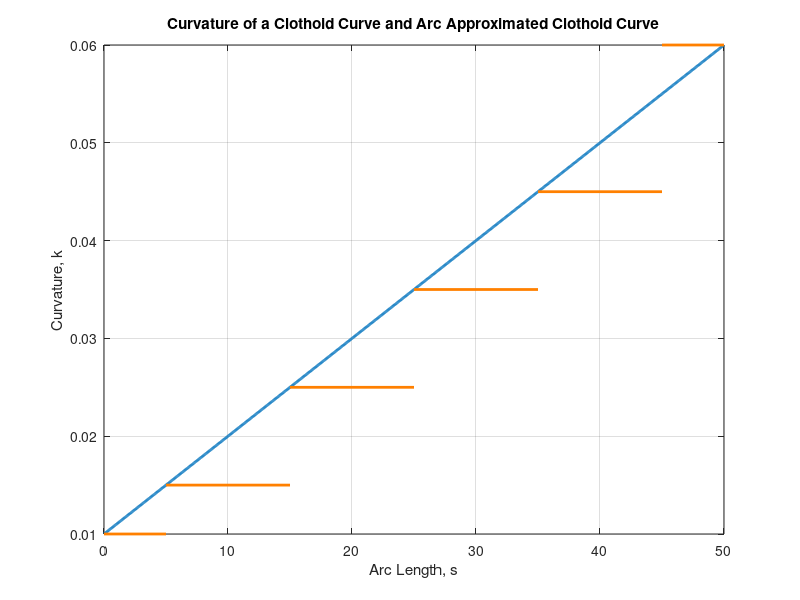

Reproduce this figure in MATLAB. (Note: this script raises an error after producing the figure.)
% Parameters for the clothoid
a = 0.001;    % This constant determines the rate at which curvature changes
L = 50;     % Total arc length

order = 5;

% Generate arc length values from -L/2 to L/2
s = linspace(0, L, 1000);

k1 = 0.01;
% Calculate the curvature k(s) = a * s
k = k1 + a * s;

% Create the plot
figure;
plot(s, k, 'LineWidth', 2,'DisplayName','Clothoid');
grid on;
xlabel('Arc Length, s');
ylabel('Curvature, k');
title('Curvature of a Clothoid Curve and Arc Approximated Clothoid Curve');

% Annotating the plot with k1, k2, and L
hold on;

% Points to annotate k_1 and k_2
k1 = k(1);
k2 = k(end);

% Plotting points
% plot(0, k1, 'ro'); % Point at start
% plot(L, k2, 'ro');  % Point at end

startingLength = L / (2*order);
plot([0 startingLength], [k1 k1], 'Color',[1 0.5 0],'LineWidth',2,'DisplayName','Arc Spline Approximation'); % Point at start 

for i = 1:(order-1)
    plot([startingLength+(i-1)*L/order startingLength+(i)*L/order], [k1+(i-0.5)*(k2-k1)/order k1+(i-0.5)*(k2-k1)/order], 'Color',[1 0.5 0],'LineWidth',2);
end

plot([startingLength +  (order-1)*L/order L], [k2 k2], 'Color',[1 0.5 0],'LineWidth',2);  % Point at end



% Text annotations
% text(0, k1, '  k_1', 'VerticalAlignment', 'middle', 'HorizontalAlignment', 'right', 'FontSize', 12);
% text(0, k2, '  k_2', 'VerticalAlignment', 'middle', 'HorizontalAlignment', 'right', 'FontSize', 12);
text(startingLength, 0, "  L/(2n)", 'VerticalAlignment', 'top', 'HorizontalAlignment', 'center', 'FontSize', 12);
for i = 2:order
    if i == 2
        text(startingLength+(i-1)*L/order, 0, "  L/(2n) + L/n", 'VerticalAlignment', 'top', 'HorizontalAlignment', 'center', 'FontSize', 10);
    else
        text(startingLength+(i-1)*L/order, 0, "  L/(2n) + " + num2str(i-1) + "L/n", 'VerticalAlignment', 'top', 'HorizontalAlignment', 'center', 'FontSize', 10);
    end
    
end
text(L, 0, '  L', 'VerticalAlignment', 'top', 'HorizontalAlignment', 'center', 'FontSize', 12);

% Adjusting plot limits if necessary
ylim([-0.1*max(k), 1.1*max(k)]);
xlim([0 L*1.1])
% Remove all ticks and labels
xtck = [0 ];
ytck = [0 k1 ];
ytck_labels = {'0','k_i'};
for i = 1:order
    %create xtick
    xtck(i+1) = startingLength+(i-1)*L/order;

    %create xtick
    ytck(i+2) = k1+(i-0.5)*(k2-k1)/order;
    ytck_labels{i+2} = "k_i + "+ num2str(i) + "(k_f-k_i)/" + num2str(order);
end
xtck = [xtck  L];
ytck = [ytck k2];
ytck_labels = [ytck_labels, {'kf'}];

set(gca, 'XTick', xtck, 'YTick', ytck);
% yticklabels({'0','k_1','k_2'})
yticklabels(ytck_labels)
xticklabels({'0',''})
hold off;   
legend('Clothoid','Arc Spline Approximation');